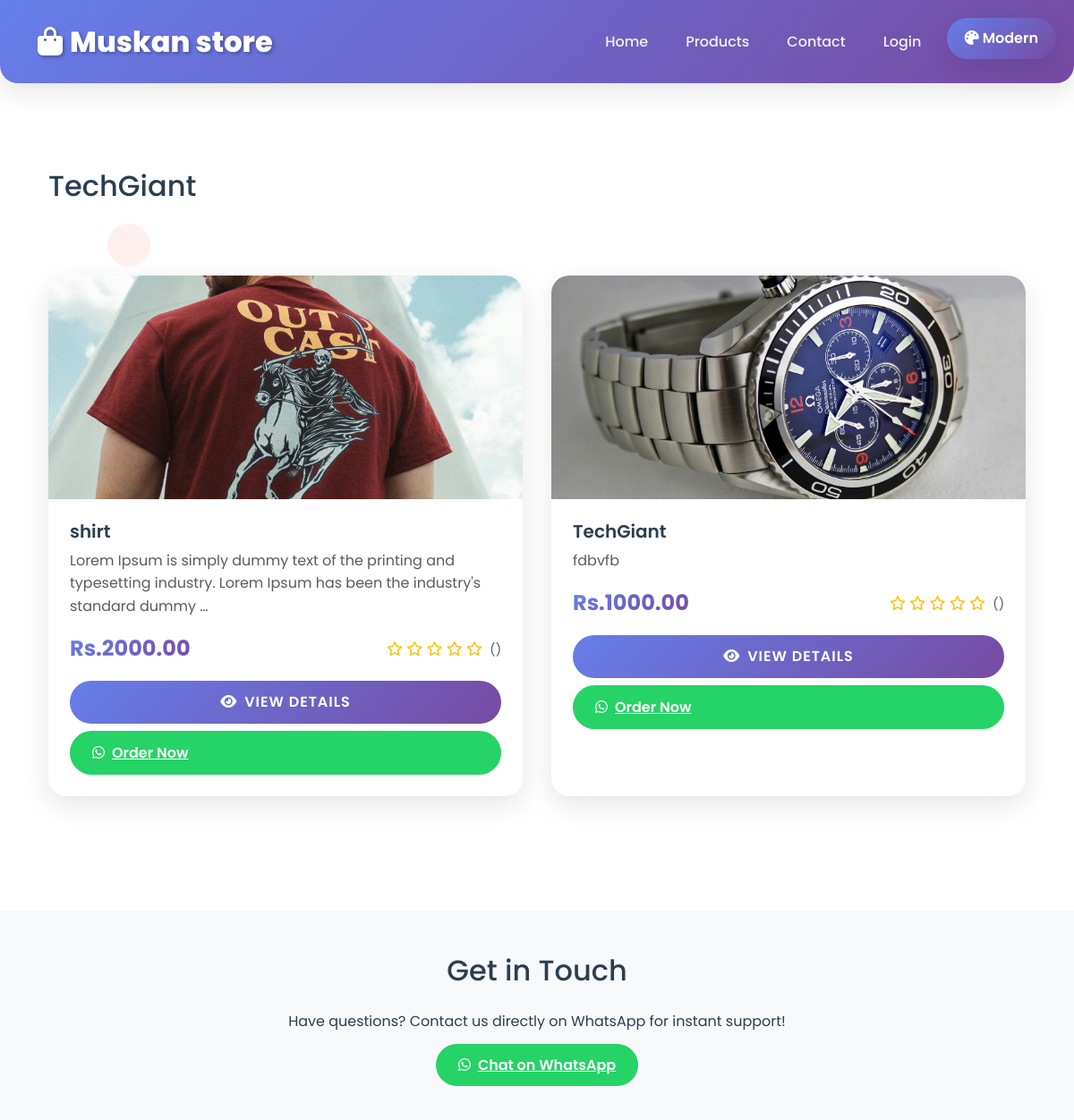
The app's page /category/2/ with its own data.
### products/models.py (models this page shows, shortened)
class Category(models.Model):
    name = models.CharField(max_length=100)
    description = models.TextField(blank=True)
    created_at = models.DateTimeField(auto_now_add=True)
    class Meta:
        verbose_name_plural = "Categories"

class Product(models.Model):
    name = models.CharField(max_length=200)
    description = models.TextField()
    price = models.DecimalField(max_digits=10, decimal_places=2)
    category = models.ForeignKey(Category, on_delete=models.CASCADE)
    image = models.ImageField(upload_to='products/')
    is_available = models.BooleanField(default=True)
    created_at = models.DateTimeField(auto_now_add=True)
    updated_at = models.DateTimeField(auto_now=True)
    class Meta:
        ordering = ['-created_at']

### products/views.py (the view)
# urls.py: path('category/<int:category_id>/', views.category_products, name='category_products'),
def category_products(request, category_id):
    category = get_object_or_404(Category, pk=category_id)
    products = Product.objects.filter(category=category, is_available=True)
    paginator = Paginator(products, 12)
    page_number = request.GET.get('page')
    products = paginator.get_page(page_number)
    return render(request, 'products/category_products.html', {
        'products': products,
        'category': category
    })

### products/templates/products/category_products.html (shortened to what this page needs)
{% extends 'base.html' %}
{% block content %}
    <section class="py-5">
        <div class="container">
            <h2 class="mb-5">{{ category.name }}</h2>
            <div class="products-grid">
                {% for product in products %}
                    <div class="card product-card">
                        <img src="{{ product.image.url|default:'https://via.placeholder.com/300x250' }}" class="product-image" alt="{{ product.name }}">
                        <div class="card-body">
                            <h5 class="card-title">{{ product.name }}</h5>
                            <p class="text-muted">{{ product.description|truncatewords:20 }}</p>
                            <div class="d-flex justify-content-between align-items-center mb-3">
                                <span class="price">Rs.{{ product.price }}</span>
                                <div class="rating text-warning">
                                    {% for i in "12345" %}
                                        {% if forloop.counter <= avg_rating %}
                                            <i class="fas fa-star"></i>
                                        {% else %}
                                            <i class="far fa-star"></i>
                                        {% endif %}
                                    {% endfor %}
                                    <small class="text-muted ms-1">({{ total_feedbacks }})</small>
                                </div>
                            </div>
                            <div class="d-grid gap-2">
                                <a href="{% url 'product_detail' product.pk %}" class="btn btn-primary">
                                    <i class="fas fa-eye me-2"></i>View Details
                                </a>
                                <a href="https://wa.me/{{ whatsapp_number }}?text={{ product.name|urlencode }}%20-%20Price:%20Rs.{{ product.price }}" class="whatsapp-btn">
                                    <i class="fab fa-whatsapp me-2"></i>Order Now
                                </a>
                            </div>
                        </div>
                    </div>
                {% empty %}
                    <p>No products in this category.</p>
                {% endfor %}
            </div>
        </div>
    </section>
{% endblock %}

### products/templates/base.html (style rules this page uses)
:root[data-theme="modern"] { --primary: linear-gradient(135deg, #667eea 0%, #764ba2 100%); --secondary: linear-gradient(135deg, #f093fb 0%, #f5576c 100%); --accent: #ff6b6b; --bg-primary: #ffffff; --bg-secondary: #f8f9fa; --text-primary: #2c3e50; --text-secondary: #6c757d; --card-shadow: 0 10px 30px rgba(0,0,0,0.1); --border-radius: 20px; }
* { margin: 0; padding: 0; box-sizing: border-box; }
body { font-family: 'Poppins', sans-serif; background: var(--bg-primary); color: var(--text-primary); line-height: 1.6; transition: all 0.3s ease; }
.card { background: var(--bg-primary); border: none; border-radius: var(--border-radius); box-shadow: var(--card-shadow); transition: all 0.3s ease; overflow: hidden; position: relative; }
.product-image { height: 250px; object-fit: cover; transition: all 0.3s ease; }
.card-body { padding: 1.5rem; position: relative; }
.card-title { font-weight: 600; margin-bottom: 0.5rem; color: var(--text-primary); }
.price { font-size: 1.5rem; font-weight: 700; background: var(--primary); -webkit-background-clip: text; -webkit-text-fill-color: transparent; background-clip: text; }
.btn-primary { background: var(--primary); border: none; border-radius: 50px; padding: 12px 30px; font-weight: 600; text-transform: uppercase; letter-spacing: 1px; transition: all 0.3s ease; position: relative; overflow: hidden; }
.btn-primary::before { content: ''; position: absolute; top: 0; left: -100%; width: 100%; height: 100%; background: linear-gradient(90deg, transparent, rgba(255,255,255,0.2), transparent); transition: left 0.5s; }
.whatsapp-btn { background: #25d366; color: white; border: none; border-radius: 50px; padding: 12px 25px; font-weight: 600; transition: all 0.3s ease; }
.products-grid { display: grid; grid-template-columns: repeat(auto-fit, minmax(300px, 1fr)); gap: 2rem; padding: 2rem 0; }

### records on screen
Category: name "TechGiant"
Product: image (picture), name "shirt", description "Lorem Ipsum is simply dummy text of the printing and typesetting industry. Lorem Ipsum has been the industry's standard dummy …", price "2000.00"
Product: image (picture), name "TechGiant", description "fdbvfb", price "1000.00"
